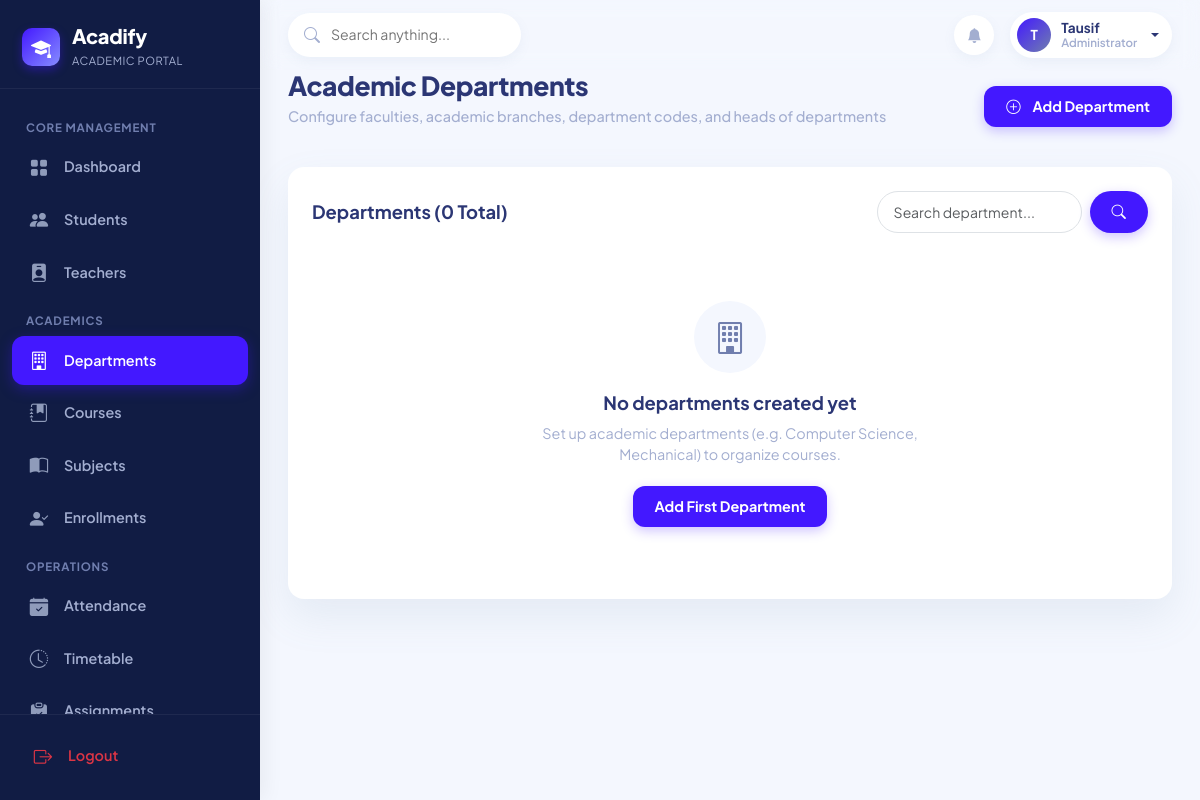
The app's page /admin-panel/departments/ (signed in) with its own data.
### apps/accounts/models.py (models this page shows, shortened)
class User(AbstractUser):
    ROLE_ADMIN = 'ADMIN'
    ROLE_TEACHER = 'TEACHER'
    ROLE_STUDENT = 'STUDENT'
    ROLE_CHOICES = [
        (ROLE_ADMIN, 'Administrator'),
        (ROLE_TEACHER, 'Teacher'),
        (ROLE_STUDENT, 'Student'),
    ]
    role = models.CharField(max_length=10, choices=ROLE_CHOICES, default=ROLE_STUDENT)
    email = models.EmailField(unique=True)
    phone = models.CharField(max_length=20, blank=True, null=True)
    avatar = models.ImageField(
        upload_to='profiles/avatars/',
        blank=True,
        null=True,
        validators=[FileExtensionValidator(allowed_extensions=['jpg', 'jpeg', 'png', 'webp'])]
    )
    bio = models.TextField(blank=True, null=True)
    is_approved = models.BooleanField(default=True)
    updated_at = models.DateTimeField(auto_now=True)
    @property
    def is_admin_user(self):
        return self.role == self.ROLE_ADMIN or self.is_superuser
    @property
    def is_teacher_user(self):
        return self.role == self.ROLE_TEACHER
    @property
    def is_student_user(self):
        return self.role == self.ROLE_STUDENT
    @property
    def display_name(self):
        full = self.get_full_name()
        return full if full else self.username

### apps/academics/views.py (the view, shortened to what this page needs)
# urls.py: path('admin-panel/departments/', academic_views.admin_departments, name='admin_departments'),
@login_required
@admin_required
def admin_departments(request):
    query = request.GET.get('q', '').strip()
    departments = Department.objects.annotate(
        total_courses=Count('courses', distinct=True),
        total_students=Count('students', distinct=True)
    ).order_by('name')
    if query:
        departments = departments.filter(Q(name__icontains=query) | Q(code__icontains=query))
    form = DepartmentForm()
    paginator = Paginator(departments, 10)
    page_number = request.GET.get('page', 1)
    page_obj = paginator.get_page(page_number)
    return render(request, 'academics/departments.html', {
        'page_obj': page_obj,
        'form': form,
        'query': query,
    })

### apps/academics/forms.py
class DepartmentForm(forms.ModelForm):
    class Meta:
        model = Department
        fields = ['name', 'code', 'description', 'head_of_department']
        widgets = {
            'name': forms.TextInput(attrs={'class': 'form-control rounded-3', 'placeholder': 'e.g. Computer Science & Engineering'}),
            'code': forms.TextInput(attrs={'class': 'form-control rounded-3', 'placeholder': 'e.g. CSE'}),
            'description': forms.Textarea(attrs={'class': 'form-control rounded-3', 'rows': 3, 'placeholder': 'Department overview'}),
            'head_of_department': forms.Select(attrs={'class': 'form-select rounded-3'}),
        }

### apps/accounts/context_processors.py (called while the page is built)
def acadify_user_context(request):
    context = {
        'app_name': 'Acadify',
        'app_tagline': 'One Platform. Complete Academic Management.',
        'user_role': None,
        'user_profile': None,
    }
    if request.user.is_authenticated:
        user = request.user
        context['user_role'] = user.role
        if user.is_student_user:
            context['user_profile'] = getattr(user, 'student_profile', None)
        elif user.is_teacher_user:
            context['user_profile'] = getattr(user, 'teacher_profile', None)
        else:
            context['user_profile'] = None
    return context

### apps/accounts/models.py (called while the page is built)
    def __str__(self):
        return f"{self.employee_id} - {self.user.display_name} ({self.designation})"

### apps/accounts/permissions.py (called while the page is built)
def admin_required(view_func):
    @wraps(view_func)
    def _wrapped_view(request, *args, **kwargs):
        if not request.user.is_authenticated:
            return redirect('login')
        if not (request.user.is_admin_user or request.user.is_superuser):
            messages.error(request, "Access denied: Administrative privileges required.")
            return redirect('dashboard_redirect')
        return view_func(request, *args, **kwargs)
    return _wrapped_view

### templates/academics/departments.html (shortened to what this page needs)
{% extends 'base.html' %}
{% block content %}
<div class="page-header d-flex flex-wrap justify-content-between align-items-center gap-3">
    <div>
        <h2 class="page-title">Academic Departments</h2>
        <p class="page-subtitle">Configure faculties, academic branches, department codes, and heads of departments</p>
    </div>
    <button type="button" class="btn btn-acadify" data-bs-toggle="modal" data-bs-target="#createDeptModal">
        <i class="bi bi-plus-circle me-1"></i> Add Department
    </button>
</div>
<div class="acadify-card">
    <div class="card-title-header">
        <h5>Departments ({{ page_obj.paginator.count }} Total)</h5>
        <form method="GET" class="d-flex gap-2" style="max-width: 280px;">
            <input type="text" name="q" value="{{ query }}" class="form-control form-control-sm rounded-pill px-3" placeholder="Search department...">
            <button type="submit" class="btn btn-sm btn-acadify rounded-pill"><i class="bi bi-search"></i></button>
        </form>
    </div>
    {% if page_obj %}
        <div class="table-responsive">
            <table class="table-custom">
                <thead>
                    <tr>
                        <th>Code</th>
                        <th>Department Name</th>
                        <th>Head of Department</th>
                        <th>Courses</th>
                        <th>Students</th>
                        <th class="text-end">Action</th>
                    </tr>
                </thead>
                <tbody>
                    {% for d in page_obj %}
                        <tr>
                            <td><span class="badge bg-light text-primary border fw-bold">{{ d.code }}</span></td>
                            <td>
                                <div class="fw-bold text-dark">{{ d.name }}</div>
                                {% if d.description %}<span class="small text-muted">{{ d.description|truncatewords:6 }}</span>{% endif %}
                            </td>
                            <td>
                                {% if d.head_of_department %}
                                    <div class="fw-semibold text-dark">{{ d.head_of_department.user.display_name }}</div>
                                    <span class="small text-muted">{{ d.head_of_department.designation }}</span>
                                {% else %}
                                    <span class="text-muted small">Not assigned</span>
                                {% endif %}
                            </td>
                            <td><span class="badge bg-light text-dark border">{{ d.total_courses }} Courses</span></td>
                            <td><span class="badge bg-light text-dark border">{{ d.total_students }} Students</span></td>
                            <td class="text-end">
                                <div class="d-flex justify-content-end gap-1">
                                    <a href="{% url 'admin_department_edit' d.id %}" class="btn-sm-action" title="Edit">
                                        <i class="bi bi-pencil"></i>
                                    </a>
                                    <form method="POST" action="{% url 'admin_department_delete' d.id %}" class="d-inline" onsubmit="return confirm('Delete department {{ d.name }}?');">
                                        {% csrf_token %}
                                        <button type="submit" class="btn-sm-action danger border-0" title="Delete"><i class="bi bi-trash"></i></button>
                                    </form>
                                </div>
                            </td>
                        </tr>
                    {% endfor %}
                </tbody>
            </table>
        </div>
    {% else %}
        <div class="empty-state">
            <div class="empty-state-icon"><i class="bi bi-building"></i></div>
            <div class="empty-state-title">No departments created yet</div>
            <p class="empty-state-desc">Set up academic departments (e.g. Computer Science, Mechanical) to organize courses.</p>
            <button type="button" class="btn btn-acadify" data-bs-toggle="modal" data-bs-target="#createDeptModal">
                Add First Department
            </button>
        </div>
    {% endif %}
</div>
{% endblock %}

### templates/base.html (shortened to what this page needs)
<!DOCTYPE html>
<html lang="en">
<head>
    <link href="https://cdn.jsdelivr.net/npm/bootstrap@5.3.3/dist/css/bootstrap.min.css" rel="stylesheet">
    <link rel="stylesheet" href="https://cdn.jsdelivr.net/npm/bootstrap-icons@1.11.3/font/bootstrap-icons.min.css">
    {% load static %}
    <link rel="stylesheet" href="{% static 'css/style.css' %}">
</head>
<body>
    <aside class="sidebar-wrapper" id="sidebarWrapper">
        <div class="sidebar-brand">
            <div class="brand-logo-icon">
                <i class="bi bi-mortarboard-fill"></i>
            </div>
            <div class="brand-text">
                <h4>Acadify</h4>
                <span>Academic Portal</span>
            </div>
        </div>
        <nav class="sidebar-nav">
            {% if request.user.is_admin_user %}
                <div class="nav-section-title">Core Management</div>
                <a href="{% url 'admin_dashboard' %}" class="sidebar-nav-link {% if request.resolver_match.url_name == 'admin_dashboard' %}active{% endif %}">
                    <i class="bi bi-grid-fill"></i>
                    <span>Dashboard</span>
                </a>
                <a href="{% url 'admin_students' %}" class="sidebar-nav-link {% if 'student' in request.path and not 'leave' in request.path and not 'fee' in request.path and not 'complaint' in request.path %}active{% endif %}">
                    <i class="bi bi-people-fill"></i>
                    <span>Students</span>
                </a>
                <a href="{% url 'admin_teachers' %}" class="sidebar-nav-link {% if 'teacher' in request.path %}active{% endif %}">
                    <i class="bi bi-person-badge-fill"></i>
                    <span>Teachers</span>
                </a>
                <div class="nav-section-title">Academics</div>
                <a href="{% url 'admin_departments' %}" class="sidebar-nav-link {% if 'department' in request.path %}active{% endif %}">
                    <i class="bi bi-building"></i>
                    <span>Departments</span>
                </a>
                <a href="{% url 'admin_courses' %}" class="sidebar-nav-link {% if 'course' in request.path %}active{% endif %}">
                    <i class="bi bi-journal-bookmark-fill"></i>
                    <span>Courses</span>
                </a>
                <a href="{% url 'admin_subjects' %}" class="sidebar-nav-link {% if 'subject' in request.path %}active{% endif %}">
                    <i class="bi bi-book-half"></i>
                    <span>Subjects</span>
                </a>
                <a href="{% url 'admin_enrollments' %}" class="sidebar-nav-link {% if 'enrollment' in request.path %}active{% endif %}">
                    <i class="bi bi-person-check-fill"></i>
                    <span>Enrollments</span>
                </a>
                <div class="nav-section-title">Operations</div>
                <a href="{% url 'admin_attendance' %}" class="sidebar-nav-link {% if 'attendance' in request.path %}active{% endif %}">
                    <i class="bi bi-calendar-check-fill"></i>
                    <span>Attendance</span>
                </a>
                <a href="{% url 'admin_timetable' %}" class="sidebar-nav-link {% if 'timetable' in request.path %}active{% endif %}">
                    <i class="bi bi-clock-history"></i>
                    <span>Timetable</span>
                </a>
                <a href="{% url 'admin_assignments' %}" class="sidebar-nav-link {% if 'assignment' in request.path %}active{% endif %}">
                    <i class="bi bi-clipboard-check-fill"></i>
                    <span>Assignments</span>
                </a>
            {% endif %}
        </nav>
        <div class="sidebar-footer">
            <a href="{% url 'logout' %}" class="sidebar-nav-link text-danger">
                <i class="bi bi-box-arrow-right text-danger"></i>
                <span>Logout</span>
            </a>
        </div>
    </aside>
    <div class="main-wrapper">
        <header class="top-navbar">
            <div class="d-flex align-items-center gap-3">
                <div class="search-box">
                    <i class="bi bi-search"></i>
                    <input type="text" id="globalSearchInput" placeholder="Search anything..." value="{{ request.GET.q|default:'' }}">
                </div>
            </div>
            <div class="navbar-actions">
                <a href="{% if request.user.is_admin_user %}{% url 'admin_notices' %}{% elif request.user.is_teacher_user %}{% url 'teacher_notices' %}{% else %}{% url 'student_notices' %}{% endif %}" class="btn-icon" title="Notices & Announcements">
                    <i class="bi bi-bell-fill"></i>
                </a>
                <div class="dropdown">
                    <a href="#" class="user-profile-pill dropdown-toggle" data-bs-toggle="dropdown" aria-expanded="false">
                        {% if request.user.avatar %}
                            <img src="{{ request.user.avatar.url }}" alt="{{ request.user.display_name }}" class="user-avatar-img">
                        {% else %}
                            <div class="user-avatar-placeholder">
                                {{ request.user.first_name|default:request.user.username|slice:":1"|upper }}
                            </div>
                        {% endif %}
                        <div class="user-details d-none d-sm-flex">
                            <span class="user-name">{{ request.user.display_name }}</span>
                            <span class="user-role">{{ request.user.get_role_display }}</span>
                        </div>
                    </a>
                </div>
            </div>
        </header>
        <main class="content-container">
            {% block content %}{% endblock %}
        </main>
    </div>
</body>
</html>

### records on screen
User: user.first_name "T", user.display_name "Tausif", user.role "Administrator"

### other values on screen
{{ page_obj.paginator.count }} "0"
